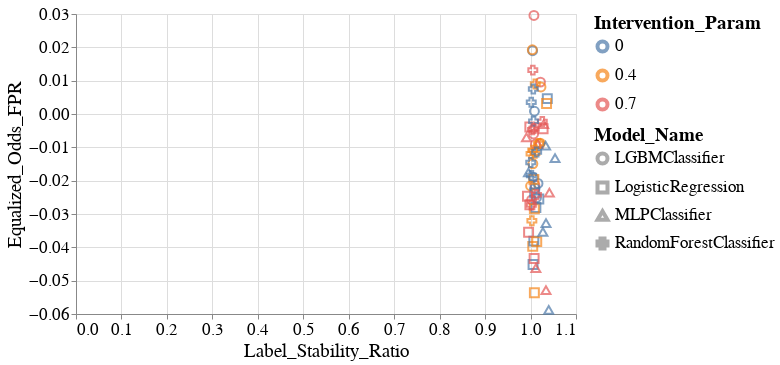

The cell this chart's notebook holds for it:
### Markdown cell above
## Figure 3. Scatter plots.

### Code cell
create_scatter_plot(melted_all_group_metrics_per_model_dct,
                    group='SEX',
                    fairness_metric_name='Equalized_Odds_FPR',
                    stability_metric_name='Label_Stability_Ratio')

### Figure 1 — Vega-Lite specification as saved in the notebook (floating-point values rounded to 4 significant figures)
{"config": {"view": {"continuousWidth": 400, "continuousHeight": 300}, "axis": {"labelFontSize": 17, "labelFontWeight": "normal", "titleFontSize": 19, "titleFontWeight": "normal"}, "legend": {"labelFontSize": 17, "labelLimit": 200, "symbolStrokeWidth": 4, "titleFontSize": 19, "titleLimit": 220}, "title": {"fontSize": 17}}, "data": {"name": "data-91ca9e006ea44e229ed9037f895b8fe9"}, "mark": {"type": "point", "size": 60}, "encoding": {"color": {"field": "Intervention_Param", "type": "nominal"}, "shape": {"field": "Model_Name", "type": "nominal"}, "size": {"value": 80}, "x": {"field": "Label_Stability_Ratio", "type": "quantitative"}, "y": {"field": "Equalized_Odds_FPR", "type": "quantitative"}}, "height": 300, "width": 500, "$schema": "https://vega.github.io/schema/vega-lite/v4.17.0.json", "datasets": {"data-91ca9e006ea44e229ed9037f895b8fe9": [{"Model_Name": "LGBMClassifier", "Experiment_Iteration": "Exp_iter_1", "Intervention_Param": 0.7, "Test_Set_Index": 0, "Group": "SEX", "Equalized_Odds_FPR": -0.02132, "Label_Stability_Ratio": 1.01}, {"Model_Name": "LGBMClassifier", "Experiment_Iteration": "Exp_iter_1", "Intervention_Param": 0.0, "Test_Set_Index": 0, "Group": "SEX", "Equalized_Odds_FPR": -0.02512, "Label_Stability_Ratio": 1.013}, {"Model_Name": "LGBMClassifier", "Experiment_Iteration": "Exp_iter_1", "Intervention_Param": 0.4, "Test_Set_Index": 0, "Group": "SEX", "Equalized_Odds_FPR": -0.008738, "Label_Stability_Ratio": 1.021}, {"Model_Name": "LGBMClassifier", "Experiment_Iteration": "Exp_iter_2", "Intervention_Param": 0.7, "Test_Set_Index": 0, "Group": "SEX", "Equalized_Odds_FPR": -0.02577, "Label_Stability_Ratio": 1.002}, {"Model_Name": "LGBMClassifier", "Experiment_Iteration": "Exp_iter_2", "Intervention_Param": 0.0, "Test_Set_Index": 0, "Group": "SEX", "Equalized_Odds_FPR": -0.019, "Label_Stability_Ratio": 1.006}, {"Model_Name": "LGBMClassifier", "Experiment_Iteration": "Exp_iter_2", "Intervention_Param": 0.4, "Test_Set_Index": 0, "Group": "SEX", "Equalized_Odds_FPR": -0.0216, "Label_Stability_Ratio": 1.0}, {"Model_Name": "LGBMClassifier", "Experiment_Iteration": "Exp_iter_3", "Intervention_Param": 0.7, "Test_Set_Index": 0, "Group": "SEX", "Equalized_Odds_FPR": 0.009568, "Label_Stability_Ratio": 1.022}, {"Model_Name": "LGBMClassifier", "Experiment_Iteration": "Exp_iter_3", "Intervention_Param": 0.0, "Test_Set_Index": 0, "Group": "SEX", "Equalized_Odds_FPR": 0.000824, "Label_Stability_Ratio": 1.009}, {"Model_Name": "LGBMClassifier", "Experiment_Iteration": "Exp_iter_3", "Intervention_Param": 0.4, "Test_Set_Index": 0, "Group": "SEX", "Equalized_Odds_FPR": 0.00812, "Label_Stability_Ratio": 1.023}, {"Model_Name": "LGBMClassifier", "Experiment_Iteration": "Exp_iter_4", "Intervention_Param": 0.7, "Test_Set_Index": 0, "Group": "SEX", "Equalized_Odds_FPR": -0.009103, "Label_Stability_Ratio": 1.011}, {"Model_Name": "LGBMClassifier", "Experiment_Iteration": "Exp_iter_4", "Intervention_Param": 0.0, "Test_Set_Index": 0, "Group": "SEX", "Equalized_Odds_FPR": -0.02223, "Label_Stability_Ratio": 1.01}, {"Model_Name": "LGBMClassifier", "Experiment_Iteration": "Exp_iter_4", "Intervention_Param": 0.4, "Test_Set_Index": 0, "Group": "SEX", "Equalized_Odds_FPR": -0.01493, "Label_Stability_Ratio": 1.005}, {"Model_Name": "LGBMClassifier", "Experiment_Iteration": "Exp_iter_5", "Intervention_Param": 0.7, "Test_Set_Index": 0, "Group": "SEX", "Equalized_Odds_FPR": -0.005981, "Label_Stability_Ratio": 1.007}, {"Model_Name": "LGBMClassifier", "Experiment_Iteration": "Exp_iter_5", "Intervention_Param": 0.0, "Test_Set_Index": 0, "Group": "SEX", "Equalized_Odds_FPR": -0.02081, "Label_Stability_Ratio": 1.016}, {"Model_Name": "LGBMClassifier", "Experiment_Iteration": "Exp_iter_5", "Intervention_Param": 0.4, "Test_Set_Index": 0, "Group": "SEX", "Equalized_Odds_FPR": -0.008881, "Label_Stability_Ratio": 1.019}, {"Model_Name": "LGBMClassifier", "Experiment_Iteration": "Exp_iter_6", "Intervention_Param": 0.7, "Test_Set_Index": 0, "Group": "SEX", "Equalized_Odds_FPR": 0.02958, "Label_Stability_Ratio": 1.007}, {"Model_Name": "LGBMClassifier", "Experiment_Iteration": "Exp_iter_6", "Intervention_Param": 0.0, "Test_Set_Index": 0, "Group": "SEX", "Equalized_Odds_FPR": 0.019, "Label_Stability_Ratio": 1.005}, {"Model_Name": "LGBMClassifier", "Experiment_Iteration": "Exp_iter_6", "Intervention_Param": 0.4, "Test_Set_Index": 0, "Group": "SEX", "Equalized_Odds_FPR": 0.01925, "Label_Stability_Ratio": 1.004}, {"Model_Name": "LogisticRegression", "Experiment_Iteration": "Exp_iter_1", "Intervention_Param": 0.0, "Test_Set_Index": 0, "Group": "SEX", "Equalized_Odds_FPR": -0.02372, "Label_Stability_Ratio": 1.009}, {"Model_Name": "LogisticRegression", "Experiment_Iteration": "Exp_iter_1", "Intervention_Param": 0.7, "Test_Set_Index": 0, "Group": "SEX", "Equalized_Odds_FPR": -0.003926, "Label_Stability_Ratio": 0.9985}, {"Model_Name": "LogisticRegression", "Experiment_Iteration": "Exp_iter_1", "Intervention_Param": 0.4, "Test_Set_Index": 0, "Group": "SEX", "Equalized_Odds_FPR": -0.01961, "Label_Stability_Ratio": 1.007}, {"Model_Name": "LogisticRegression", "Experiment_Iteration": "Exp_iter_2", "Intervention_Param": 0.0, "Test_Set_Index": 0, "Group": "SEX", "Equalized_Odds_FPR": -0.02806, "Label_Stability_Ratio": 1.012}, {"Model_Name": "LogisticRegression", "Experiment_Iteration": "Exp_iter_2", "Intervention_Param": 0.7, "Test_Set_Index": 0, "Group": "SEX", "Equalized_Odds_FPR": -0.02467, "Label_Stability_Ratio": 0.9932}, {"Model_Name": "LogisticRegression", "Experiment_Iteration": "Exp_iter_2", "Intervention_Param": 0.4, "Test_Set_Index": 0, "Group": "SEX", "Equalized_Odds_FPR": -0.02845, "Label_Stability_Ratio": 1.008}, {"Model_Name": "LogisticRegression", "Experiment_Iteration": "Exp_iter_3", "Intervention_Param": 0.0, "Test_Set_Index": 0, "Group": "SEX", "Equalized_Odds_FPR": 0.004619, "Label_Stability_Ratio": 1.037}, {"Model_Name": "LogisticRegression", "Experiment_Iteration": "Exp_iter_3", "Intervention_Param": 0.7, "Test_Set_Index": 0, "Group": "SEX", "Equalized_Odds_FPR": -0.004419, "Label_Stability_Ratio": 1.028}, {"Model_Name": "LogisticRegression", "Experiment_Iteration": "Exp_iter_3", "Intervention_Param": 0.4, "Test_Set_Index": 0, "Group": "SEX", "Equalized_Odds_FPR": 0.003171, "Label_Stability_Ratio": 1.035}, {"Model_Name": "LogisticRegression", "Experiment_Iteration": "Exp_iter_4", "Intervention_Param": 0.0, "Test_Set_Index": 0, "Group": "SEX", "Equalized_Odds_FPR": -0.04516, "Label_Stability_Ratio": 1.006}, {"Model_Name": "LogisticRegression", "Experiment_Iteration": "Exp_iter_4", "Intervention_Param": 0.7, "Test_Set_Index": 0, "Group": "SEX", "Equalized_Odds_FPR": -0.04334, "Label_Stability_Ratio": 1.008}, {"Model_Name": "LogisticRegression", "Experiment_Iteration": "Exp_iter_4", "Intervention_Param": 0.4, "Test_Set_Index": 0, "Group": "SEX", "Equalized_Odds_FPR": -0.03971, "Label_Stability_Ratio": 1.005}, {"Model_Name": "LogisticRegression", "Experiment_Iteration": "Exp_iter_5", "Intervention_Param": 0.0, "Test_Set_Index": 0, "Group": "SEX", "Equalized_Odds_FPR": -0.03814, "Label_Stability_Ratio": 1.007}, {"Model_Name": "LogisticRegression", "Experiment_Iteration": "Exp_iter_5", "Intervention_Param": 0.7, "Test_Set_Index": 0, "Group": "SEX", "Equalized_Odds_FPR": -0.03546, "Label_Stability_Ratio": 0.9957}, {"Model_Name": "LogisticRegression", "Experiment_Iteration": "Exp_iter_5", "Intervention_Param": 0.4, "Test_Set_Index": 0, "Group": "SEX", "Equalized_Odds_FPR": -0.0536, "Label_Stability_Ratio": 1.008}, {"Model_Name": "LogisticRegression", "Experiment_Iteration": "Exp_iter_6", "Intervention_Param": 0.0, "Test_Set_Index": 0, "Group": "SEX", "Equalized_Odds_FPR": -0.02549, "Label_Stability_Ratio": 1.018}, {"Model_Name": "LogisticRegression", "Experiment_Iteration": "Exp_iter_6", "Intervention_Param": 0.7, "Test_Set_Index": 0, "Group": "SEX", "Equalized_Odds_FPR": -0.0272, "Label_Stability_Ratio": 0.9985}, {"Model_Name": "LogisticRegression", "Experiment_Iteration": "Exp_iter_6", "Intervention_Param": 0.4, "Test_Set_Index": 0, "Group": "SEX", "Equalized_Odds_FPR": -0.03829, "Label_Stability_Ratio": 1.014}, {"Model_Name": "MLPClassifier", "Experiment_Iteration": "Exp_iter_1", "Intervention_Param": 0.0, "Test_Set_Index": 0, "Group": "SEX", "Equalized_Odds_FPR": -0.05874, "Label_Stability_Ratio": 1.04}, {"Model_Name": "MLPClassifier", "Experiment_Iteration": "Exp_iter_1", "Intervention_Param": 0.7, "Test_Set_Index": 0, "Group": "SEX", "Equalized_Odds_FPR": -0.04624, "Label_Stability_Ratio": 1.012}, {"Model_Name": "MLPClassifier", "Experiment_Iteration": "Exp_iter_2", "Intervention_Param": 0.7, "Test_Set_Index": 0, "Group": "SEX", "Equalized_Odds_FPR": -0.02356, "Label_Stability_Ratio": 1.041}, {"Model_Name": "MLPClassifier", "Experiment_Iteration": "Exp_iter_2", "Intervention_Param": 0.0, "Test_Set_Index": 0, "Group": "SEX", "Equalized_Odds_FPR": -0.03537, "Label_Stability_Ratio": 1.027}, {"Model_Name": "MLPClassifier", "Experiment_Iteration": "Exp_iter_3", "Intervention_Param": 0.7, "Test_Set_Index": 0, "Group": "SEX", "Equalized_Odds_FPR": -0.003069, "Label_Stability_Ratio": 1.029}, {"Model_Name": "MLPClassifier", "Experiment_Iteration": "Exp_iter_3", "Intervention_Param": 0.0, "Test_Set_Index": 0, "Group": "SEX", "Equalized_Odds_FPR": -0.01326, "Label_Stability_Ratio": 1.054}, {"Model_Name": "MLPClassifier", "Experiment_Iteration": "Exp_iter_4", "Intervention_Param": 0.0, "Test_Set_Index": 0, "Group": "SEX", "Equalized_Odds_FPR": -0.03277, "Label_Stability_Ratio": 1.034}, {"Model_Name": "MLPClassifier", "Experiment_Iteration": "Exp_iter_4", "Intervention_Param": 0.7, "Test_Set_Index": 0, "Group": "SEX", "Equalized_Odds_FPR": -0.0528, "Label_Stability_Ratio": 1.034}, {"Model_Name": "MLPClassifier", "Experiment_Iteration": "Exp_iter_5", "Intervention_Param": 0.0, "Test_Set_Index": 0, "Group": "SEX", "Equalized_Odds_FPR": -0.0175, "Label_Stability_Ratio": 0.9954}, {"Model_Name": "MLPClassifier", "Experiment_Iteration": "Exp_iter_5", "Intervention_Param": 0.7, "Test_Set_Index": 0, "Group": "SEX", "Equalized_Odds_FPR": -0.006984, "Label_Stability_Ratio": 0.991}, {"Model_Name": "MLPClassifier", "Experiment_Iteration": "Exp_iter_6", "Intervention_Param": 0.7, "Test_Set_Index": 0, "Group": "SEX", "Equalized_Odds_FPR": -0.009013, "Label_Stability_Ratio": 1.016}, {"Model_Name": "MLPClassifier", "Experiment_Iteration": "Exp_iter_6", "Intervention_Param": 0.0, "Test_Set_Index": 0, "Group": "SEX", "Equalized_Odds_FPR": -0.009518, "Label_Stability_Ratio": 1.033}, {"Model_Name": "RandomForestClassifier", "Experiment_Iteration": "Exp_iter_1", "Intervention_Param": 0.4, "Test_Set_Index": 0, "Group": "SEX", "Equalized_Odds_FPR": -0.01192, "Label_Stability_Ratio": 1.001}, {"Model_Name": "RandomForestClassifier", "Experiment_Iteration": "Exp_iter_1", "Intervention_Param": 0.7, "Test_Set_Index": 0, "Group": "SEX", "Equalized_Odds_FPR": -0.004707, "Label_Stability_Ratio": 1.004}, {"Model_Name": "RandomForestClassifier", "Experiment_Iteration": "Exp_iter_1", "Intervention_Param": 0.0, "Test_Set_Index": 0, "Group": "SEX", "Equalized_Odds_FPR": -0.01845, "Label_Stability_Ratio": 1.002}, {"Model_Name": "RandomForestClassifier", "Experiment_Iteration": "Exp_iter_2", "Intervention_Param": 0.4, "Test_Set_Index": 0, "Group": "SEX", "Equalized_Odds_FPR": -0.0109, "Label_Stability_Ratio": 1.005}, {"Model_Name": "RandomForestClassifier", "Experiment_Iteration": "Exp_iter_2", "Intervention_Param": 0.7, "Test_Set_Index": 0, "Group": "SEX", "Equalized_Odds_FPR": -0.0242, "Label_Stability_Ratio": 1.013}, {"Model_Name": "RandomForestClassifier", "Experiment_Iteration": "Exp_iter_2", "Intervention_Param": 0.0, "Test_Set_Index": 0, "Group": "SEX", "Equalized_Odds_FPR": 0.003513, "Label_Stability_Ratio": 1.002}, {"Model_Name": "RandomForestClassifier", "Experiment_Iteration": "Exp_iter_3", "Intervention_Param": 0.4, "Test_Set_Index": 0, "Group": "SEX", "Equalized_Odds_FPR": -0.00886, "Label_Stability_Ratio": 1.017}, {"Model_Name": "RandomForestClassifier", "Experiment_Iteration": "Exp_iter_3", "Intervention_Param": 0.7, "Test_Set_Index": 0, "Group": "SEX", "Equalized_Odds_FPR": -0.002267, "Label_Stability_Ratio": 1.026}, {"Model_Name": "RandomForestClassifier", "Experiment_Iteration": "Exp_iter_3", "Intervention_Param": 0.0, "Test_Set_Index": 0, "Group": "SEX", "Equalized_Odds_FPR": -0.002169, "Label_Stability_Ratio": 1.007}, {"Model_Name": "RandomForestClassifier", "Experiment_Iteration": "Exp_iter_4", "Intervention_Param": 0.4, "Test_Set_Index": 0, "Group": "SEX", "Equalized_Odds_FPR": -0.032, "Label_Stability_Ratio": 1.003}, {"Model_Name": "RandomForestClassifier", "Experiment_Iteration": "Exp_iter_4", "Intervention_Param": 0.7, "Test_Set_Index": 0, "Group": "SEX", "Equalized_Odds_FPR": -0.02728, "Label_Stability_Ratio": 1.002}, {"Model_Name": "RandomForestClassifier", "Experiment_Iteration": "Exp_iter_4", "Intervention_Param": 0.0, "Test_Set_Index": 0, "Group": "SEX", "Equalized_Odds_FPR": -0.01453, "Label_Stability_Ratio": 1.0}, {"Model_Name": "RandomForestClassifier", "Experiment_Iteration": "Exp_iter_5", "Intervention_Param": 0.4, "Test_Set_Index": 0, "Group": "SEX", "Equalized_Odds_FPR": -0.01178, "Label_Stability_Ratio": 1.01}, {"Model_Name": "RandomForestClassifier", "Experiment_Iteration": "Exp_iter_5", "Intervention_Param": 0.7, "Test_Set_Index": 0, "Group": "SEX", "Equalized_Odds_FPR": -0.004345, "Label_Stability_Ratio": 1.007}, {"Model_Name": "RandomForestClassifier", "Experiment_Iteration": "Exp_iter_5", "Intervention_Param": 0.0, "Test_Set_Index": 0, "Group": "SEX", "Equalized_Odds_FPR": -0.01137, "Label_Stability_Ratio": 1.013}, {"Model_Name": "RandomForestClassifier", "Experiment_Iteration": "Exp_iter_6", "Intervention_Param": 0.4, "Test_Set_Index": 0, "Group": "SEX", "Equalized_Odds_FPR": 0.008978, "Label_Stability_Ratio": 1.01}, {"Model_Name": "RandomForestClassifier", "Experiment_Iteration": "Exp_iter_6", "Intervention_Param": 0.7, "Test_Set_Index": 0, "Group": "SEX", "Equalized_Odds_FPR": 0.01316, "Label_Stability_Ratio": 1.005}, {"Model_Name": "RandomForestClassifier", "Experiment_Iteration": "Exp_iter_6", "Intervention_Param": 0.0, "Test_Set_Index": 0, "Group": "SEX", "Equalized_Odds_FPR": 0.007519, "Label_Stability_Ratio": 1.006}]}}
